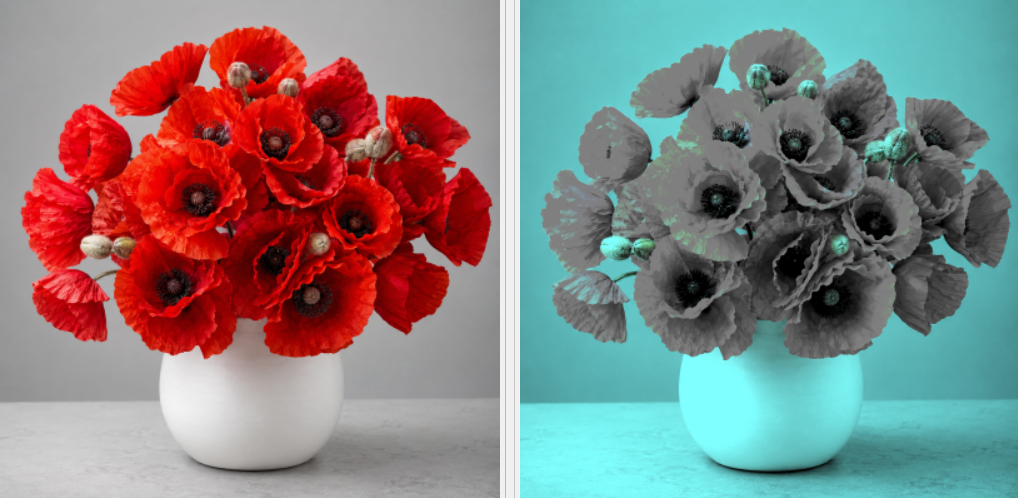
#> input picture media/subjective_red_example.png, 1018 x 498 px
$ python -i main.py   (imports and definitions only)
#> lines starting #> are read from the running program, lines starting #| are printed output that depends on the picture
#> further down, picture is the input picture: PIL image 1018x498 RGB; mean R, G, B 134.2, 129.3, 128.5

from __future__ import annotations

import base64
import io
import math
import sys
import ctypes
import time
from dataclasses import dataclass
from pathlib import Path
from typing import Optional

APP_VERSION = "0.34.1"

import numpy as np
from PIL import Image, ImageDraw, ImageEnhance, ImageFilter, ImageOps


from PyQt6.QtCore import Qt, QTimer
from PyQt6.QtGui import QAction, QIcon, QImage, QPixmap
from PyQt6.QtWidgets import (
    QApplication, QCheckBox, QComboBox, QDialog, QDialogButtonBox,
    QDoubleSpinBox, QFileDialog, QFormLayout, QGroupBox, QHBoxLayout,
    QLabel, QMainWindow, QMessageBox, QPushButton, QProgressDialog,
    QScrollArea, QSlider, QSpinBox, QSplashScreen, QStyle, QTabWidget, QVBoxLayout, QWidget
)


# [9 lines left out: function set_windows_app_user_model_id, not called in this run]


def resource_path(relative_path: str) -> Path:
    base = Path(getattr(sys, "_MEIPASS", Path(__file__).resolve().parent))
    return base / relative_path


@dataclass
class Settings:
    pattern: str = "Auto"
    density: int = 14
    strength: float = 0.80
    colour_separation: int = 10
    contrast: float = 1.55
    output_size: int = 1600
    zoom: float = 1.0
    pan_x: int = 0
    pan_y: int = 0
    rotation: float = 0.0
    crop_ratio: str = "Square"
    line_smoothing: int = 6
    halftone_shape: str = "Circle"
    halftone_angle: float = 0.0
    halftone_min_size: float = 0.35
    spiral_center_x: float = 50.0
    spiral_center_y: float = 50.0
    spiral_clockwise: bool = True
    spiral_smoothing: int = 6
    wave_cycles: float = 2.75
    wave_amplitude: float = 0.45
    monochrome: bool = False
    subjective_colour: str = "Red"


class ImageView(QScrollArea):
    # [53 lines left out: functions __init__, set_image, resizeEvent, wheelEvent, mouseDoubleClickEvent, not called in this run]

    def zoom_in(self):
        self._set_scale(self._scale * 1.25)

    def zoom_out(self):
        self._set_scale(self._scale / 1.25)

    # [40 lines left out: functions fit_to_window, actual_size, _set_scale, _apply_scale, not called in this run]


def center_square(image: Image.Image) -> Image.Image:
    image = ImageOps.exif_transpose(image)
    width, height = image.size
#> width = 1018; height = 498
    side = min(width, height)
#> side = 498
    left = (width - side) // 2
#> left = 260
    top = (height - side) // 2
#> top = 0
    return image.crop((left, top, left + side, top + side))
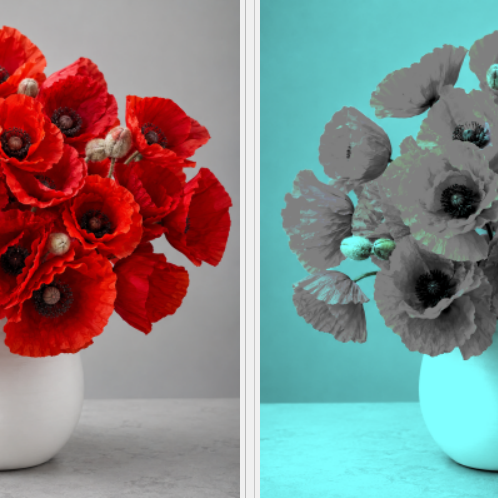
#> returned value: PIL image 498x498 RGB; mean R, G, B 134.1, 135.3, 134.8


# [39 lines left out: function framed_source, not called in this run]


def prepare(image: Image.Image, settings: Settings) -> Image.Image:
    image = framed_source(image, settings)
    return ImageEnhance.Contrast(image).enhance(settings.contrast)


def rgb_array(image: Image.Image) -> np.ndarray:
    return np.asarray(image, dtype=np.float32) / 255.0


def luminance(array: np.ndarray) -> np.ndarray:
    return 0.2126 * array[..., 0] + 0.7152 * array[..., 1] + 0.0722 * array[..., 2]


# [6 lines left out: function smooth_1d, not called in this run]


def choose_pattern(image: Image.Image) -> str:

    gray = np.asarray(center_square(image).convert("L").resize((192, 192)),
                      dtype=np.float32) / 255.0
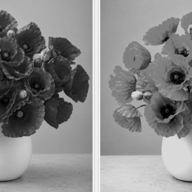
#> gray: shape (192, 192) float32; min 0, max 0.965, mean 0.529
    detail = (np.abs(np.diff(gray, axis=0)).mean()
              + np.abs(np.diff(gray, axis=1)).mean())
#> detail = 0.046
    return "Halftone" if detail > 0.12 else "Vertical stripes"


# [559 lines left out: functions render_subjective_colour_scanlines, render_axis_stripes, render_segmented_scanlines, render_wavy_lines, render_diagonal_stripes, render_halftone and 7 more, not called in this run]


class ExportDialog(QDialog):
    # [32 lines left out: function __init__, not called in this run]


REFERENCE_OUTPUT_SIZE = 1600

PATTERN_PARAMETER_PROFILES = {
    "Vertical stripes": {
        "label": "Number of stripes",
        "minimum": 4,
        "maximum": 400,
        "default": 14,
        "animation_start": 8,
        "animation_end": 24,
        "tooltip": "Total number of vertical stripes across the output."
    },
    "Horizontal stripes": {
        "label": "Number of stripes",
        "minimum": 4,
        "maximum": 400,
        "default": 14,
        "animation_start": 8,
        "animation_end": 24,
        "tooltip": "Total number of horizontal stripes across the output."
    },
    "Diagonal stripes": {
        "label": "Number of stripes",
        "minimum": 4,
        "maximum": 500,
        "default": 18,
        "animation_start": 10,
        "animation_end": 28,
        "tooltip": "Approximate number of diagonal stripes crossing the output."
    },
    "Segmented scanlines": {
        "label": "Number of scanlines",
        "minimum": 6,
        "maximum": 240,
        "default": 20,
        "animation_start": 16,
        "animation_end": 52,
        "tooltip": "Total number of horizontal rows made of discrete RGB dashes."
    },
    "Wavy lines": {
        "label": "Number of lines",
        "minimum": 6,
        "maximum": 240,
        "default": 28,
        "animation_start": 16,
        "animation_end": 46,
        "tooltip": "Total number of vertical RGB lines deformed by the source image."
    },
    "Subjective colour scanlines": {
        "label": "Scanline height",
        "minimum": 1,
        "maximum": 32,
        "default": 1,
        "animation_start": 1,
        "animation_end": 8,
        "suffix": " px",
        "tooltip": "Height of each alternating scanline block. One block encodes the selected channel in grayscale and the next removes that channel."
    },
    "Halftone": {
        "label": "Dot spacing",
        "minimum": 3,
        "maximum": 160,
        "default": 12,
        "animation_start": 24,
        "animation_end": 7,
        "suffix": " px",
        "tooltip": "Distance, in output pixels, between neighbouring dot centres. Smaller values create more dots."
    },
    "Hexagonal halftone": {
        "label": "Dot spacing",
        "minimum": 3,
        "maximum": 160,
        "default": 12,
        "animation_start": 24,
        "animation_end": 7,
        "suffix": " px",
        "tooltip": "Distance, in output pixels, between neighbouring dot centres in the hexagonal grid. Smaller values create more dots."
    },
    "Spiral stripes": {
        "label": "Turn spacing",
        "minimum": 3,
        "maximum": 160,
        "default": 19,
        "animation_start": 24,
        "animation_end": 6,
        "suffix": " px",
        "tooltip": "Radial spacing, in output pixels, between two successive spiral turns. Smaller values create more turns."
    },
}

class MainWindow(QMainWindow):
    # [688 lines left out: functions __init__, fit_window_width, build_menu, show_about_dialog, show_how_it_works, build_ui and 4 more, not called in this run]

    def scaled_pattern_value(self, base_value: int) -> int:
        scale = self.output_size.value() / REFERENCE_OUTPUT_SIZE
        return max(1, int(round(base_value * scale)))

    def update_density_for_output_size(self):
        self.apply_density_profile(self.pattern.currentText())

    # [89 lines left out: functions apply_density_profile, update_pattern_controls, reset_framing, not called in this run]

    def schedule(self):
        if self.source is not None:
            self.timer.start(160)

    # [257 lines left out: functions open_image, load_path, regenerate, _ease, create_density_animation, show_next_animation_frame and 6 more, not called in this run]

    def dragEnterEvent(self, event):
        if event.mimeData().hasUrls():
            event.acceptProposedAction()

    # [47 lines left out: functions dropEvent, main, not called in this run]


# [2 lines not run here, left out]

>>> from PIL import Image
>>> picture = Image.open('media/subjective_red_example.png')
>>> result = choose_pattern(picture)
#> result = 'Vertical stripes'
